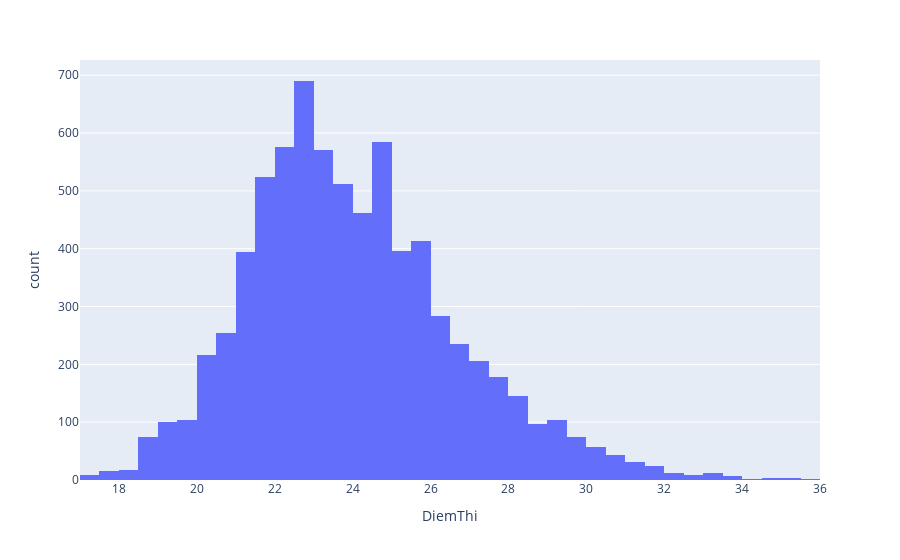

This figure's notebook cell:
### Code cell
fig = px.histogram(thisinh.loc[thisinh["DienThiSinh"] == "THPT"], x = "DiemThi", nbins=50)
fig

### Figure 1 — Plotly figure (JSON) as saved in the notebook; plotly's stock layout.template omitted (floating-point values rounded to 4 significant figures; data arrays with more than 128 entries replaced by an {"elided": "..."} marker saying what was removed)
{"data": [{"alignmentgroup": "True", "bingroup": "x", "hovertemplate": "DiemThi=%{x}<br>count=%{y}<extra></extra>", "legendgroup": "", "marker": {"color": "#636efa", "pattern": {"shape": ""}}, "name": "", "nbinsx": 50, "offsetgroup": "", "orientation": "v", "showlegend": false, "type": "histogram", "x": {"elided": "7447 float values"}, "xaxis": "x", "yaxis": "y"}], "layout": {"barmode": "relative", "legend": {"tracegroupgap": 0}, "margin": {"t": 60}, "xaxis": {"anchor": "y", "domain": [0, 1], "title": {"text": "DiemThi"}}, "yaxis": {"anchor": "x", "domain": [0, 1], "title": {"text": "count"}}}}
